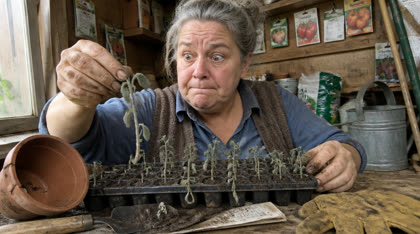
#> input picture panel/20261108-192715/t/fotos/p001.png.jpg, 420 x 234 px
$ python -i extrema.py   (imports and definitions only)
#> lines starting #> are read from the running program, lines starting #| are printed output that depends on the picture
# -*- coding: utf-8 -*-
"""EDICIÓN EXTREMA (opcional, la activa el panel): python <APP>/tools/extrema.py <carpeta_del_video> [--tope 0.20] [--max 12] [--sin-render]
Por defecto va la edición LIBRE (extrema_libre.py): DeepSeek decide y programa cada componente; el código corre como el usuario sin claves.
Deja extrema/manifest.json (escenas completas: render.py las mete en la línea, nunca sobre el avatar) y extrema/capas.json (capas con
transparencia: assemble.py las pone encima, sin tapar la cara). Con --partituras va el método anterior, por catálogo.
TOPE DURO: cuando lo gastado llega al tope deja de pedir; lo que no llegó queda con el b-roll normal.
Si un momento falla (partitura inválida, render roto) ese momento queda con el b-roll normal: nunca rompe el video.
El render a MP4 corre SOLO en GitHub Actions (en la PC usá --sin-render)."""
import itertools
import glob, json, os, re, shutil, subprocess, sys, threading, time, urllib.error, urllib.request
from concurrent.futures import ThreadPoolExecutor
sys.path.insert(0, os.path.dirname(os.path.abspath(__file__)))
import _cfg

FPS = 30
PKG = os.path.join(_cfg.APP, "extrema")
PRECIO = {"hit": 0.0201, "miss": 0.2015, "out": 0.806}      # US$ por 1M tokens de flash, medido con el saldo real (8-nov-2026)
OPS_DIR = os.environ.get("EXTREMA_OPS_DIR") or os.path.join(PKG, "src", "ops")
def _cargar_catalogo():
    cat = {}
    for f in sorted(glob.glob(OPS_DIR + "/*.fichas.json")):
        fam = os.path.basename(f).split(".")[0]
        try:
            for c in json.load(open(f, encoding="utf8")): c["familia"] = fam; cat[c["op"]] = c
        except Exception as e: print("extrema: ficha rota", f, e, flush=True)
    return cat
CAT = _cargar_catalogo()   # una ficha por operación: qué es, cuándo va, cuántas fotos y qué datos pide
# [4 lines not run here, left out]
NUM = {w: str(i) for i, w in enumerate("zero one two three four five six seven eight nine ten eleven twelve thirteen fourteen fifteen sixteen seventeen eighteen nineteen twenty".split())}
# [2 lines not run here, left out]
LOOKS = {   # el look sale del canal si tiene paleta; si no, uno de estos
    "papel": {"acento": "#C7432B", "tinta": "#231c12", "papel": "#F6F1E7", "display": "Fraunces", "texto": "Inter"},
    "noche": {"acento": "#E8B04A", "tinta": "#15171c", "papel": "#EEE9DF", "display": "Playfair", "texto": "Inter"},
    "clinico": {"acento": "#0F8C8C", "tinta": "#10232a", "papel": "#F3F7F7", "display": "DMSerif", "texto": "Inter"},
    "alarma": {"acento": "#D7261E", "tinta": "#0d0d0d", "papel": "#F4F1EA", "display": "Anton", "texto": "Inter"},
}
FUENTES = {"Fraunces", "Playfair", "DMSerif", "Anton", "Bebas", "Cormorant", "Inter", "SpaceGrotesk", "Syne", "ArchivoBlack", "Oswald", "InstrumentSerif"}


def jl(p, d=None):
    try: return json.load(open(p, encoding="utf8"))
    except Exception: return d


def log(*a): print(time.strftime("%H:%M:%S"), "extrema:", *a, flush=True)


# ── cuenta de gasto con tope duro (se reserva antes de cada llamada, se ajusta con el uso real)
class Caja:
    def __init__(s, tope): s.tope, s.gastado, s.reservado, s.lk, s.n = float(tope), 0.0, 0.0, threading.Lock(), 0
    # [4 lines left out: function pedir, not called in this run]
    def cerrar(s, monto, real):
        with s.lk: s.reservado -= monto; s.gastado += real; s.n += 1


# [85 lines left out: functions ia, candidatos, elegir, not called in this run]


# ── fichas de fotos gratis (sin IA): foco = centro del detalle, zona_calma = la zona más tranquila
ZONAS = {"top-left": (0, 0, .5, .4), "top-right": (.5, 0, 1, .4), "bottom-left": (0, .6, .5, 1), "bottom-right": (.5, .6, 1, 1), "top": (.15, 0, .85, .3), "bottom": (.15, .7, .85, 1), "left": (0, .25, .4, .75), "right": (.6, .25, 1, .75)}


def ficha(p):
    from PIL import Image, ImageFilter, ImageStat
    im = Image.open(p).convert("L").resize((192, 108)); ed = im.filter(ImageFilter.FIND_EDGES); px = ed.load(); Wd, Hd = ed.size
#> after `im = Image.open(p).convert('L').resize((192, 108))`:
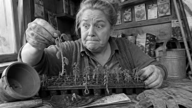
#> im: PIL image 192x108 L; min 0, max 252, mean 90.2
#> after `ed = im.filter(ImageFilter.FIND_EDGES)`:
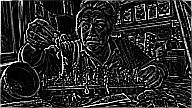
#> ed: PIL image 192x108 L; min 0, max 255, mean 39.7
#> after `Wd, Hd = ed.size`: Wd = 192; Hd = 108
    sx = sy = s = 0
    for y in range(2, Hd - 2):
        for x in range(2, Wd - 2):
            v = px[x, y] ** 2; sx += v * x; sy += v * y; s += v
#> after the loop, s = 103248844; sx = 10216424848; sy = 5526474475
    foco = [round(sx / s / Wd, 2), round(sy / s / Hd, 2)] if s else [.5, .45]
#> foco = [0.52, 0.5]
    mejor, zona = 1e9, "bottom-left"
    for z, (a, b, c, d) in ZONAS.items():
        box = (int(a * Wd), int(b * Hd), int(c * Wd), int(d * Hd))
        e = ImageStat.Stat(ed.crop(box)).mean[0]; v = ImageStat.Stat(im.crop(box)).stddev[0]
        lejos = (((a + c) / 2 - foco[0]) ** 2 + ((b + d) / 2 - foco[1]) ** 2) ** .5
        costo = e + v * 0.35 - lejos * 18
        if costo < mejor: mejor, zona = costo, z
#> this loop made 8 passes
#> (e, v, lejos, costo, mejor, zona) on passes 1, 2, 3, 8: (39.63, 71.06, 0.404, 57.23, 57.23, 'top-left'), (43.35, 38.82, 0.378, 50.14, 50.14, 'top-right'), (37.34, 39.4, 0.404, 43.86, 43.86, 'bottom-left'), (36.12, 35.63, 0.28, 43.55, 43.55, 'right')
#> (e, v, lejos, costo) on passes 4 to 7: (41.57, 40.74, 0.378, 49.03), (37.12, 53.94, 0.351, 49.69), (43.14, 41.74, 0.351, 51.44), (37.06, 64.66, 0.32, 53.94)
#> after the loop, mejor = 43.55
    return {"foco": foco, "zona_calma": zona, "luz": round(ImageStat.Stat(im).mean[0])}


def descripcion(pr):
    if isinstance(pr, dict): return ((pr.get("subject") or "") + ". " + (pr.get("moment") or "")).strip(". ")
    return str(pr or "")


# ── partitura → componente
def palabras(m, W):
    return [(w["text"].strip(), round((w["startMs"] - m["startMs"]) * FPS / 1000)) for w in W if w["startMs"] >= m["startMs"] - 1 and w["endMs"] <= m["endMs"] + 200]


def limpia(x): return re.sub(r"[^\w+%$]", "", str(x)).lower()


# [230 lines left out: functions dichos, _campo, _datos, look_de, suavizar_obra, revisar_obra and 3 more, not called in this run]


TRANSICIONES = {"tiras", "cortina", "pliegue", "forma"}


def linea_op(c): return "%s | %s | styles: %s" % (c["op"], c.get("para", ""), ",".join(c.get("estilos") or ["*"]))


# [6 lines left out: function ficha_op, not called in this run]


def sirve(c, estilo): return "*" in (c.get("estilos") or ["*"]) or estilo in c["estilos"]


# [186 lines left out: functions fotos_de, dirigir, ubicar, componer_todo, renderizar, not called in this run]


# [16 lines not run here, left out]

>>> result = ficha('../../panel/20261108-192715/t/fotos/p001.png.jpg')
#> result = {'foco': [0.52, 0.5], 'zona_calma': 'right', 'luz': 90}

$ run again, on panel/20261108-192715/t/fotos/p002.png.jpg
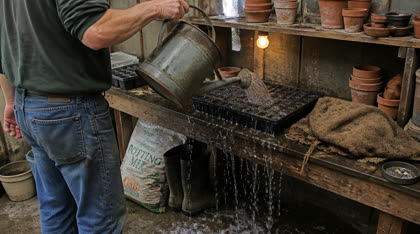
#> input picture panel/20261108-192715/t/fotos/p002.png.jpg, 420 x 234 px
#> in ficha, `im = Image.open(p).convert('L').resize((192, 108))`:
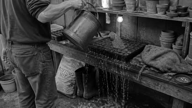
#> im: PIL image 192x108 L; min 0, max 255, mean 60.4
#> in ficha, `ed = im.filter(ImageFilter.FIND_EDGES)`:
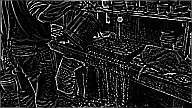
#> ed: PIL image 192x108 L; min 0, max 255, mean 31.9
#> after the loop in ficha, `for y in range(2, Hd - 2):`: s = 72720207; sx = 7125810792; sy = 3585403317
#> foco = [0.51, 0.46]
#> the loop in ficha, `for z, (a, b, c, d) in ZONAS.items():` made 8 passes
#> (e, v, lejos, costo, mejor, zona) on passes 1, 3, 4: (31.97, 39.85, 0.368, 39.3, 39.3, 'top-left'), (30.9, 38.04, 0.428, 36.51, 36.51, 'bottom-left'), (28.1, 26.4, 0.416, 29.85, 29.85, 'bottom-right')
#> after the loop in ficha, `for z, (a, b, c, d) in ZONAS.items():`: mejor = 29.85
#> result = {'foco': [0.51, 0.46], 'zona_calma': 'bottom-right', 'luz': 60}

$ run again, on panel/20261108-192715/t/fotos/p004.png.jpg
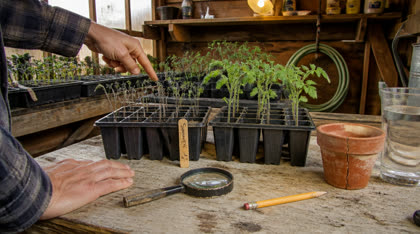
#> input picture panel/20261108-192715/t/fotos/p004.png.jpg, 420 x 234 px
#> in ficha, `im = Image.open(p).convert('L').resize((192, 108))`:
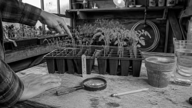
#> im: PIL image 192x108 L; min 0, max 255, mean 85.9
#> in ficha, `ed = im.filter(ImageFilter.FIND_EDGES)`:
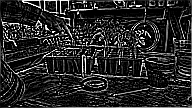
#> ed: PIL image 192x108 L; min 0, max 255, mean 39.8
#> after the loop in ficha, `for y in range(2, Hd - 2):`: s = 105075827; sx = 9611301570; sy = 5006117176
#> foco = [0.48, 0.44]
#> the loop in ficha, `for z, (a, b, c, d) in ZONAS.items():` made 8 passes
#> (e, v, lejos, costo, mejor, zona) on passes 1, 2, 3, 6: (47.51, 61.9, 0.332, 63.19, 63.19, 'top-left'), (37.52, 42.09, 0.361, 45.75, 45.75, 'top-right'), (33.88, 49.74, 0.427, 43.6, 43.6, 'bottom-left'), (33.88, 34.71, 0.41, 38.64, 38.64, 'bottom')
#> after the loop in ficha, `for z, (a, b, c, d) in ZONAS.items():`: mejor = 38.64
#> result = {'foco': [0.48, 0.44], 'zona_calma': 'bottom', 'luz': 86}

$ run again, on panel/20261108-192715/t/fotos/p006.png.jpg
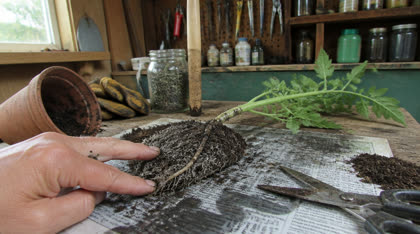
#> input picture panel/20261108-192715/t/fotos/p006.png.jpg, 420 x 234 px
#> in ficha, `im = Image.open(p).convert('L').resize((192, 108))`:
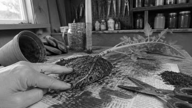
#> im: PIL image 192x108 L; min 0, max 255, mean 96.3
#> in ficha, `ed = im.filter(ImageFilter.FIND_EDGES)`:
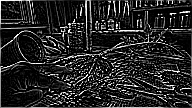
#> ed: PIL image 192x108 L; min 0, max 255, mean 38.6
#> after the loop in ficha, `for y in range(2, Hd - 2):`: s = 102568509; sx = 10560625769; sy = 5489219890
#> foco = [0.54, 0.5]
#> the loop in ficha, `for z, (a, b, c, d) in ZONAS.items():` made 8 passes
#> (e, v, lejos, costo, mejor, zona) on passes 1 to 3: (36.61, 66.18, 0.417, 52.26, 52.26, 'top-left'), (38.28, 36.7, 0.366, 44.53, 44.53, 'top-right'), (34.29, 44.16, 0.417, 42.23, 42.23, 'bottom-left')
#> after the loop in ficha, `for z, (a, b, c, d) in ZONAS.items():`: mejor = 42.23
#> result = {'foco': [0.54, 0.5], 'zona_calma': 'bottom-left', 'luz': 96}
